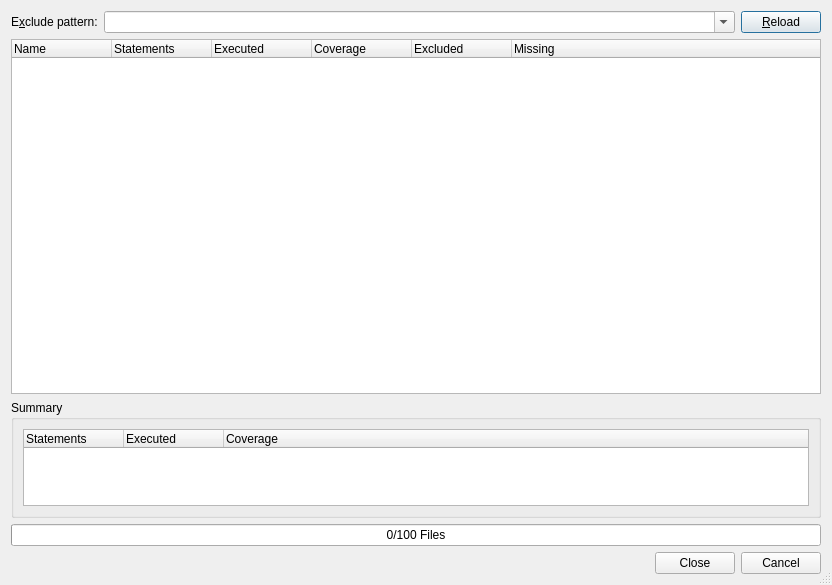
<?xml version="1.0" encoding="UTF-8"?>
<ui version="4.0">
 <class>PyCoverageDialog</class>
 <widget class="QDialog" name="PyCoverageDialog">
  <property name="geometry">
   <rect>
    <x>0</x>
    <y>0</y>
    <width>832</width>
    <height>585</height>
   </rect>
  </property>
  <property name="sizePolicy">
   <sizepolicy hsizetype="Expanding" vsizetype="Expanding">
    <horstretch>0</horstretch>
    <verstretch>3</verstretch>
   </sizepolicy>
  </property>
  <property name="windowTitle">
   <string>Python Code Coverage</string>
  </property>
  <property name="whatsThis">
   <string>&lt;b&gt;Python Code Coverage&lt;/b&gt;
&lt;p&gt;This dialog shows the collected code coverage data.&lt;/p&gt;</string>
  </property>
  <property name="sizeGripEnabled">
   <bool>true</bool>
  </property>
  <layout class="QVBoxLayout" name="verticalLayout_2">
   <item>
    <layout class="QHBoxLayout">
     <item>
      <widget class="QLabel" name="textLabel1_2">
       <property name="text">
        <string>E&amp;xclude pattern:</string>
       </property>
       <property name="buddy">
        <cstring>excludeCombo</cstring>
       </property>
      </widget>
     </item>
     <item>
      <widget class="QComboBox" name="excludeCombo">
       <property name="sizePolicy">
        <sizepolicy hsizetype="Expanding" vsizetype="Fixed">
         <horstretch>0</horstretch>
         <verstretch>0</verstretch>
        </sizepolicy>
       </property>
       <property name="toolTip">
        <string>Enter a regexp pattern marking lines to exclude from coverage</string>
       </property>
       <property name="whatsThis">
        <string>&lt;b&gt;Exclude pattern&lt;/b&gt;
&lt;p&gt;Enter a regular expression pattern. Lines matching this pattern are excluded from the coverage analysis. The default pattern is '#pragma[: ]+[nN][oO] [cC][oO][vV][eE][rR]'. If the pattern is found on a line containing the colon that introduces a suite of statements, the entire suite is excluded.&lt;/p&gt;</string>
       </property>
       <property name="editable">
        <bool>true</bool>
       </property>
       <property name="insertPolicy">
        <enum>QComboBox::InsertAtTop</enum>
       </property>
       <property name="duplicatesEnabled">
        <bool>false</bool>
       </property>
      </widget>
     </item>
     <item>
      <widget class="QPushButton" name="reloadButton">
       <property name="text">
        <string>&amp;Reload</string>
       </property>
       <property name="shortcut">
        <string>Alt+R</string>
       </property>
      </widget>
     </item>
    </layout>
   </item>
   <item>
    <widget class="QTreeWidget" name="resultList">
     <property name="sizePolicy">
      <sizepolicy hsizetype="Expanding" vsizetype="Expanding">
       <horstretch>0</horstretch>
       <verstretch>3</verstretch>
      </sizepolicy>
     </property>
     <property name="whatsThis">
      <string>&lt;b&gt;Python Code Coverage&lt;/b&gt;
&lt;p&gt;This list shows the collected code coverage data. There are several actions available via the context menu.&lt;/p&gt;</string>
     </property>
     <property name="alternatingRowColors">
      <bool>true</bool>
     </property>
     <property name="rootIsDecorated">
      <bool>false</bool>
     </property>
     <property name="itemsExpandable">
      <bool>false</bool>
     </property>
     <column>
      <property name="text">
       <string>Name</string>
      </property>
     </column>
     <column>
      <property name="text">
       <string>Statements</string>
      </property>
     </column>
     <column>
      <property name="text">
       <string>Executed</string>
      </property>
     </column>
     <column>
      <property name="text">
       <string>Coverage</string>
      </property>
     </column>
     <column>
      <property name="text">
       <string>Excluded</string>
      </property>
     </column>
     <column>
      <property name="text">
       <string>Missing</string>
      </property>
     </column>
    </widget>
   </item>
   <item>
    <widget class="QGroupBox" name="summaryGroup">
     <property name="sizePolicy">
      <sizepolicy hsizetype="Preferred" vsizetype="Preferred">
       <horstretch>0</horstretch>
       <verstretch>1</verstretch>
      </sizepolicy>
     </property>
     <property name="title">
      <string>Summary</string>
     </property>
     <layout class="QVBoxLayout" name="verticalLayout">
      <item>
       <widget class="QTreeWidget" name="summaryList">
        <property name="whatsThis">
         <string>&lt;b&gt;Summary&lt;/b&gt;
&lt;p&gt;This shows some overall code coverage information.&lt;/p&gt;</string>
        </property>
        <property name="alternatingRowColors">
         <bool>true</bool>
        </property>
        <property name="rootIsDecorated">
         <bool>false</bool>
        </property>
        <property name="itemsExpandable">
         <bool>false</bool>
        </property>
        <column>
         <property name="text">
          <string>Statements</string>
         </property>
        </column>
        <column>
         <property name="text">
          <string>Executed</string>
         </property>
        </column>
        <column>
         <property name="text">
          <string>Coverage</string>
         </property>
        </column>
       </widget>
      </item>
     </layout>
    </widget>
   </item>
   <item>
    <widget class="QProgressBar" name="checkProgress">
     <property name="toolTip">
      <string>Shows the progress of the code coverage action</string>
     </property>
     <property name="value">
      <number>0</number>
     </property>
     <property name="orientation">
      <enum>Qt::Horizontal</enum>
     </property>
     <property name="format">
      <string>%v/%m Files</string>
     </property>
    </widget>
   </item>
   <item>
    <widget class="QDialogButtonBox" name="buttonBox">
     <property name="orientation">
      <enum>Qt::Horizontal</enum>
     </property>
     <property name="standardButtons">
      <set>QDialogButtonBox::Cancel|QDialogButtonBox::Close</set>
     </property>
    </widget>
   </item>
  </layout>
 </widget>
 <pixmapfunction>qPixmapFromMimeSource</pixmapfunction>
 <tabstops>
  <tabstop>excludeCombo</tabstop>
  <tabstop>reloadButton</tabstop>
  <tabstop>resultList</tabstop>
  <tabstop>summaryList</tabstop>
 </tabstops>
 <resources/>
 <connections/>
</ui>
